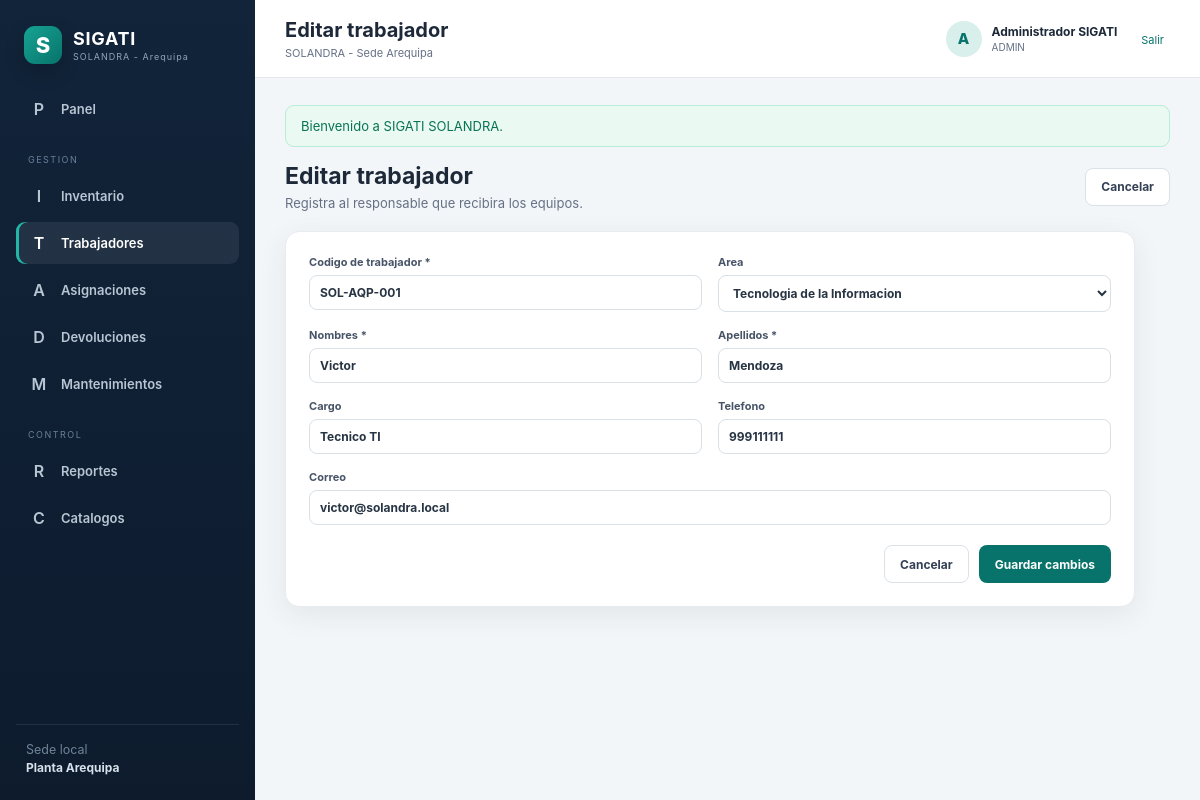
/sigati_solandra/public/trabajadores/1/editar (signed in), run on the app's committed database.
### tables this page shows
CREATE TABLE trabajadores (
  id INT UNSIGNED AUTO_INCREMENT PRIMARY KEY,
  codigo_trabajador VARCHAR(50) NOT NULL UNIQUE,
  nombres VARCHAR(100) NOT NULL,
  apellidos VARCHAR(100) NOT NULL,
  correo VARCHAR(150) NULL,
  telefono VARCHAR(30) NULL,
  cargo VARCHAR(120) NULL,
  area_id INT UNSIGNED NULL,
  activo TINYINT(1) NOT NULL DEFAULT 1,
  creado_en TIMESTAMP NOT NULL DEFAULT CURRENT_TIMESTAMP,
  actualizado_en TIMESTAMP NULL DEFAULT CURRENT_TIMESTAMP ON UPDATE CURRENT_TIMESTAMP,
  INDEX ix_employees_name (apellidos,nombres),
  CONSTRAINT fk_employees_area FOREIGN KEY (area_id) REFERENCES areas(id)
);

### app/Vistas/trabajadores.php (called while the page is built, shortened)
<?php
$modo = $modo ?? 'listado';
$areas = $areas ?? [];
$parciales = [
    'listado' => 'index',
    'formulario' => 'formulario',
];
$parcial = $parciales[$modo] ?? $parciales['listado'];
$rutaParcial = __DIR__.'/trabajadores/'.$parcial.'.php';
require $rutaParcial;

### app/Controladores/TrabajadorControlador.php (called while the page is built, shortened)
<?php
final class TrabajadorControlador extends Controlador
{
    private Trabajador $modelo;
    private Catalogo $catalogo;
    public function __construct()
    {
        $this->modelo = new Trabajador();
        $this->catalogo = new Catalogo();
    }
    public function editar(string $id): void
    {
        $trabajador = $this->modelo->buscar((int) $id);
        $this->vista('trabajadores', [
            'modo' => 'formulario',
            'titulo' => 'Editar trabajador',
            'registro' => $trabajador,
            'areas' => $this->catalogo->listar('areas'),
        ]);
    }
}

### public/index.php (called while the page is built, shortened)
<?php
$root = dirname(__DIR__);
require $root.'/app/Nucleo/nucleo.php';
require $root.'/app/Nucleo/ayudantes.php';
$router = new Router();
$router->get('/ingreso', [AutenticacionControlador::class, 'formularioIngreso']);
$router->post('/ingreso', [AutenticacionControlador::class, 'ingresar']);
$router->post('/salir', [AutenticacionControlador::class, 'salir']);
$router->get('/', [PanelControlador::class, 'inicio']);
$router->get('/activos', [ActivoControlador::class, 'listado']);
$router->get('/activos/crear', [ActivoControlador::class, 'crear']);
$router->post('/activos', [ActivoControlador::class, 'guardar']);
$router->get('/activos/importar', [ActivoControlador::class, 'formularioImportacion']);
$router->post('/activos/importar', [ActivoControlador::class, 'importarCsv']);
$router->get('/activos/{id}/editar', [ActivoControlador::class, 'editar']);
$router->post('/activos/{id}', [ActivoControlador::class, 'actualizar']);
$router->get('/activos/{id}/qr', [CodigoQrControlador::class, 'ver']);
$router->get('/activos/{id}', [ActivoControlador::class, 'ver']);
$router->get('/trabajadores', [TrabajadorControlador::class, 'listado']);
$router->get('/trabajadores/crear', [TrabajadorControlador::class, 'crear']);
$router->post('/trabajadores', [TrabajadorControlador::class, 'guardar']);
$router->get('/trabajadores/{id}/editar', [TrabajadorControlador::class, 'editar']);
$router->post('/trabajadores/{id}', [TrabajadorControlador::class, 'actualizar']);
$router->get('/asignaciones', [AsignacionControlador::class, 'listado']);
$router->get('/asignaciones/crear', [AsignacionControlador::class, 'crear']);
$router->post('/asignaciones', [AsignacionControlador::class, 'guardar']);
$router->get('/asignaciones/{id}/imprimir', [AsignacionControlador::class, 'imprimir']);
$router->get('/asignaciones/{id}/pdf', [AsignacionControlador::class, 'pdf']);
$router->get('/asignaciones/{id}', [AsignacionControlador::class, 'ver']);
$router->get('/devoluciones', [DevolucionControlador::class, 'listado']);
$router->get('/devoluciones/crear', [DevolucionControlador::class, 'crear']);
$router->post('/devoluciones', [DevolucionControlador::class, 'guardar']);
$router->get('/devoluciones/{id}/imprimir', [DevolucionControlador::class, 'imprimir']);
$router->get('/devoluciones/{id}/pdf', [DevolucionControlador::class, 'pdf']);
$router->get('/devoluciones/{id}', [DevolucionControlador::class, 'ver']);
$router->get('/mantenimientos', [MantenimientoControlador::class, 'listado']);
$router->get('/mantenimientos/crear', [MantenimientoControlador::class, 'crear']);
$router->post('/mantenimientos', [MantenimientoControlador::class, 'guardar']);
$router->post('/mantenimientos/{id}/cerrar', [MantenimientoControlador::class, 'cerrar']);
$router->get('/catalogos', [CatalogoControlador::class, 'listado']);
$router->post('/catalogos/{table}', [CatalogoControlador::class, 'guardar']);
$router->get('/reportes/inventario', [ReporteControlador::class, 'inventario']);
$router->get('/reportes/inventario/csv', [ReporteControlador::class, 'exportarCsv']);
$router->dispatch();

### app/Nucleo/ayudantes.php (called while the page is built, shortened)
<?php
function config(string $clave, mixed $default = null): mixed
{
    return Config::obtener($clave, $default);
}
function url(string $ruta = ''): string
{
    $base = rtrim((string) config('aplicacion.url_base'), '/');
    return $base.($ruta !== '' ? '/'.ltrim($ruta, '/') : '');
}
function e(mixed $valor): string
{
    return htmlspecialchars((string) $valor, ENT_QUOTES, 'UTF-8');
}
function old(string $clave, mixed $default = ''): mixed
{
    return $_SESSION['_old'][$clave] ?? $default;
}
function selected(mixed $actual, mixed $esperado): string
{
    return (string) $actual === (string) $esperado ? 'selected' : '';
}

### app/Modelos/ModeloBase.php (called while the page is built, shortened)
<?php
abstract class ModeloBase
{
    public function __construct()
    {
        $this->db = BD::pdo();
    }
}

### config/base_datos.php (called while the page is built)
<?php
return [
    'servidor' => getenv('DB_HOST') ?: '127.0.0.1',
    'puerto' => getenv('DB_PORT') ?: '3306',
    'nombre' => getenv('DB_DATABASE') ?: 'sigati_solandra',
    'usuario' => getenv('DB_USERNAME') ?: 'root',
    'clave' => getenv('DB_PASSWORD') ?: '',
    'codificacion' => getenv('DB_CHARSET') ?: 'utf8mb4',
];

### app/Modelos/Trabajador.php (called while the page is built, shortened)
<?php
final class Trabajador extends ModeloBase
{
    public function buscar(int $id): ?array
    {
        $consulta = $this->db->prepare('SELECT * FROM trabajadores WHERE id = ?');
        $consulta->execute([$id]);
        return $consulta->fetch() ?: null;
    }
}

### app/Modelos/Catalogo.php (called while the page is built, shortened)
<?php
final class Catalogo extends ModeloBase
{
    public function listar(string $tabla): array
    {
        return $this->db
            ->query("SELECT * FROM $tabla WHERE activo = 1 ORDER BY nombre")
            ->fetchAll();
    }
}

### app/Vistas/trabajadores/formulario.php (the view, shortened to what this page needs)
<?php $isEdit = !empty($registro); ?>
    <div class="page-actions">
        <div>
            <h2><?= $isEdit ? 'Editar trabajador' : 'Nuevo trabajador' ?></h2>
            <p>Registra al responsable que recibira los equipos.</p>
        </div>
        <a class="btn btn-light" href="<?= url('trabajadores') ?>">Cancelar</a>
    </div>
    <form
        class="form-card compact-card"
        method="post"
        action="<?= $isEdit ? url('trabajadores/'.$registro['id']) : url('trabajadores') ?>"
    >
        <div class="form-grid cols-2">
            <label>
                Codigo de trabajador *
                <input
                    name="codigo_trabajador"
                    required
                    value="<?= e(old('codigo_trabajador', $registro['codigo_trabajador'] ?? '')) ?>"
                >
            </label>
            <label>
                Area
                <select name="area_id">
                    <?php foreach ($areas as $area): ?>
                        <option
                            value="<?= $area['id'] ?>"
                            <?= selected(old('area_id', $registro['area_id'] ?? ''), $area['id']) ?>
                        >
                            <?= e($area['nombre']) ?>
                        </option>
                    <?php endforeach; ?>
                </select>
            </label>
            <label>
                Nombres *
                <input name="nombres" required value="<?= e(old('nombres', $registro['nombres'] ?? '')) ?>">
            </label>
            <label>
                Apellidos *
                <input name="apellidos" required value="<?= e(old('apellidos', $registro['apellidos'] ?? '')) ?>">
            </label>
            <label>
                Cargo
                <input name="cargo" value="<?= e(old('cargo', $registro['cargo'] ?? '')) ?>">
            </label>
            <label>
                Telefono
                <input name="telefono" value="<?= e(old('telefono', $registro['telefono'] ?? '')) ?>">
            </label>
            <label class="span-2">
                Correo
                <input type="email" name="correo" value="<?= e(old('correo', $registro['correo'] ?? '')) ?>">
            </label>
        </div>
        <div class="form-footer">
            <a class="btn btn-light" href="<?= url('trabajadores') ?>">Cancelar</a>
            <button class="btn btn-primary">
                <?= $isEdit ? 'Guardar cambios' : 'Registrar trabajador' ?>
            </button>
        </div>
    </form>

### app/Nucleo/nucleo.php (shortened to what this page needs)
<?php
final class Config
{
    private static array $datos = [];
    public static function obtener(string $clave, mixed $default = null): mixed
    {
        [$archivo, $registro] = array_pad(explode('.', $clave, 2), 2, null);
        if (!isset(self::$datos[$archivo])) {
            $ruta = dirname(__DIR__, 2).'/config/'.$archivo.'.php';
            self::$datos[$archivo] = require $ruta;
        }
        return $registro === null
            ? self::$datos[$archivo]
            : (self::$datos[$archivo][$registro] ?? $default);
    }
}
final class BD
{
    private static ?PDO $pdo = null;
    public static function pdo(): PDO
    {
        if (self::$pdo instanceof PDO) {
            return self::$pdo;
        }
        $config = Config::obtener('base_datos');
        $dsn = sprintf(
            'mysql:host=%s;port=%s;dbname=%s;charset=%s',
            $config['servidor'],
            $config['puerto'],
            $config['nombre'],
            $config['codificacion']
        );
        self::$pdo = new PDO($dsn, $config['usuario'], $config['clave'], [
            PDO::ATTR_ERRMODE => PDO::ERRMODE_EXCEPTION,
            PDO::ATTR_DEFAULT_FETCH_MODE => PDO::FETCH_ASSOC,
            PDO::ATTR_EMULATE_PREPARES => false,
        ]);
        return self::$pdo;
    }
}
final class Vista
{
    public static function renderizar(string $vista, array $datos = [], string $plantilla = 'plantilla'): void
    {
        $archivo = dirname(__DIR__).'/Vistas/'.$vista.'.php';
        extract($datos, EXTR_SKIP);
        require $archivo;
    }
}
abstract class Controlador
{
    protected function vista(string $vista, array $datos = [], string $plantilla = 'plantilla'): void
    {
        Vista::renderizar($vista, $datos, $plantilla);
    }
}
final class Router
{
    private array $rutas = [];
    public function get(string $ruta, array $manejador): void
    {
        $this->rutas[] = ['GET', $ruta, $manejador];
    }
    public function post(string $ruta, array $manejador): void
    {
        $this->rutas[] = ['POST', $ruta, $manejador];
    }
    public function dispatch(): void
    {
        $metodo = $_SERVER['REQUEST_METHOD'];
        $uri = parse_url($_SERVER['REQUEST_URI'], PHP_URL_PATH) ?: '/';
        $base = rtrim((string) Config::obtener('aplicacion.url_base'), '/');
        if ($base !== '' && str_starts_with($uri, $base)) {
            $uri = substr($uri, strlen($base));
        }
        $uri = '/'.trim($uri, '/');
        foreach ($this->rutas as [$metodoRuta, $ruta, $manejador]) {
            if ($metodoRuta !== $metodo) {
                continue;
            }
            $pattern = '#^'.preg_replace(
                '#\{[a-zA-Z_][a-zA-Z0-9_]*\}#',
                '([^/]+)',
                rtrim($ruta, '/')
            ).'/?$#';
            if (preg_match($pattern, $uri, $coincidencias)) {
                array_shift($coincidencias);
                [$clase, $accion] = $manejador;
                (new $clase())->$accion(...$coincidencias);
                return;
            }
        }
    }
}

### public/recursos/css/app.css (style rules this page uses)
:root { --primary: #08736a; --primary-dark: #075c56; --navy: #13243b; --ink: #1d2939; --muted: #667085; --line: #e4e8ee; --surface: #fff; --bg: #f3f6f8; --danger: #c93642; --warning: #e49a25; --success: #15946b; --radius: 14px; --shadow: 0 8px 28px rgba(28, 45, 70, 0.08); }
* { box-sizing: border-box; }
html { font-size: 15px; }
body { margin: 0; font-family: Inter, Segoe UI, Arial, sans-serif; color: var(--ink); background: var(--bg); }
a { color: inherit; }
button, input, select, textarea { font: inherit; }
.page-actions { display: flex; justify-content: space-between; gap: 20px; align-items: center; margin-bottom: 20px; }
.page-actions h2 { margin: 0 0 5px; font-size: 23px; }
.page-actions p { margin: 0; color: var(--muted); font-size: 13px; }
.btn { display: inline-flex; align-items: center; justify-content: center; min-height: 38px; padding: 9px 15px; border-radius: 8px; border: 1px solid transparent; text-decoration: none; font-weight: 700; font-size: 12px; cursor: pointer; transition: 0.15s; }
.btn-primary { background: var(--primary); color: white; }
.btn-light { background: white; border-color: #dbe1e7; color: #344054; }
.panel, .form-card { background: var(--surface); border: 1px solid #e8ebef; border-radius: var(--radius); box-shadow: var(--shadow); }
.field label, .form-card label, .full-label { display: flex; flex-direction: column; gap: 6px; font-size: 11px; color: #475467; font-weight: 700; }
.filter-panel input, .filter-panel select, .form-card input, .form-card select, .form-card textarea, .inline-form input, .inline-form select { width: 100%; border: 1px solid #d9e0e6; border-radius: 8px; background: white; padding: 9px 10px; outline: none; color: #273443; font-size: 12px; }
.form-card { padding: 23px; }
.compact-card { max-width: 850px; }
.form-grid { display: grid; gap: 16px; }
.cols-2 { grid-template-columns: repeat(2, 1fr); }
.span-2 { grid-column: span 2; }
.form-footer { display: flex; justify-content: flex-end; gap: 10px; margin-top: 20px; }

### data on the page
trabajadores: codigo_trabajador "SOL-AQP-001", nombres "Victor", apellidos "Mendoza", cargo "Tecnico TI", telefono "999111111", correo "victor@solandra.local"

### other printed values
$flash['message'] "Bienvenido a SIGATI SOLANDRA."
form field area_id "Tecnologia de la Informacion"
